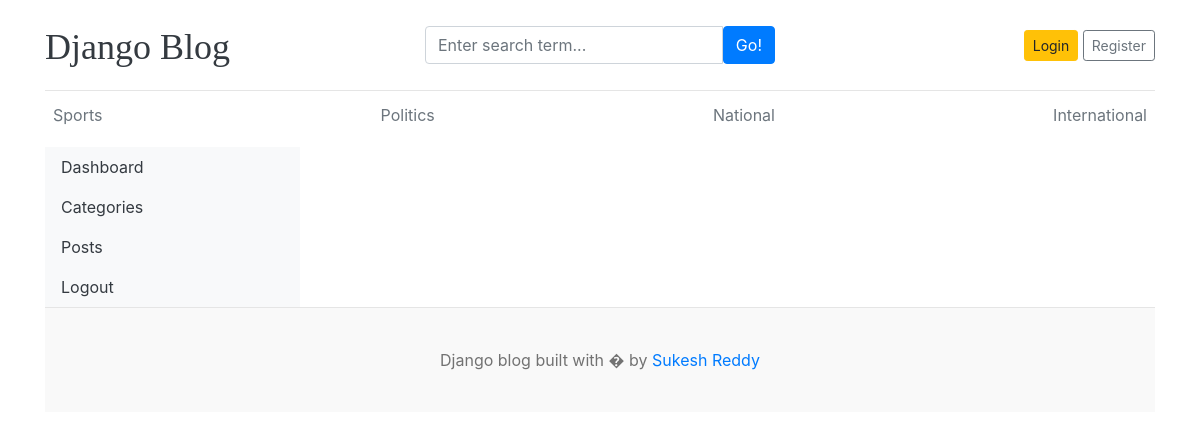
The page /dashboard/users/ on the database its author committed.
### blogs/models.py (models this page shows, shortened)
class Category(models.Model):
    category_name = models.CharField(max_length=50, unique=True)
    created_at = models.DateTimeField(auto_now_add=True)
    updated_at = models.DateTimeField(auto_now = True)
    class Meta:
        verbose_name_plural = 'Categories'

### dashboards/views.py (the view)
# urls.py: path('users/', views.users, name='users'),
def users(request):
    users = User.objects.all()
    context = {
        'users':users,
    }
    return render(request, 'dashboards/users.html', context)

### blogs/context_processors.py (called while the page is built)
def get_categories(request):
    categories = Category.objects.all()
    return dict(categories = categories)

def social_links(request):
    Social = social.objects.all()
    return dict(Social=Social)

### templates/dashboards/users.html (shortened to what this page needs)
{% extends 'base.html' %}
{% block content %}
<div class="row">
    {% include 'dashboards/sidebar.html' %}
</div>
{% endblock %}

### templates/base.html (shortened to what this page needs)
{% load static %}
<!DOCTYPE html>
<html lang="en">
<head>
    <link href="https://getbootstrap.com/docs/4.0/dist/css/bootstrap.min.css" rel="stylesheet">
    <link href="{% static 'css/blog.css' %}" rel="stylesheet">
    <link rel="stylesheet" href="https://cdnjs.cloudflare.com/ajax/libs/font-awesome/4.7.0/css/font-awesome.min.css">
  </head>
<body>
    <div class="container">
      <header class="blog-header py-3">
        <div class="row flex-nowrap justify-content-between align-items-center">
          <div class="col-4 pt-1">
            <a class="blog-header-logo text-dark" href="/">Django Blog</a>
          </div>
          <div class="col-4">
            <form action="{% url 'search' %}" method="get">
              <div class="input-group">
                  <input class="form-control" type="text" name="keyword" placeholder="Enter search term..." aria-label="Enter search term..." aria-describedby="button-search" />
                  <button type="submit" class="btn btn-primary" id="button-search" type="button">Go!</button>
              </div>
            </form>
          </div>
          <div class="col-4 d-flex justify-content-end align-items-center">
            {% if not user.is_authenticated %}
            <a class="btn btn-sm btn-warning" href="{% url 'login' %}">Login</a> &nbsp;
            <a class="btn btn-sm btn-outline-secondary" href="{% url 'register' %}">Register</a>
            {% else %}
            <span><a href="{% url 'dashboard' %}" >Dashboard</a></span>
            &emsp;
            <span><a class="btn btn-sm btn-warning" href="{% url 'logout' %}">Logout</a> </span>
            {%endif%}
          </div>
        </div>
      </header>
      <div class="nav-scroller py-1 mb-2">
        <nav class="nav d-flex justify-content-between">
            {% for i in categories %}
          <a href = "{% url 'posts_by_category' i.id %}" class="p-2 text-muted" href="#">{{i.category_name}}</a>
          {% endfor %}
        </nav>
      </div>
{% block content %}
{% endblock %}
<footer class="blog-footer">
  <p>Django blog built with � by <a href="#">Sukesh Reddy</a></p>
</footer>
</body>
</html>

### blog_main/static/css/blog.css (style rules this page uses)
.blog-header { border-bottom: 1px solid #e5e5e5; }
.blog-header-logo { font-family: "Playfair Display", Georgia, "Times New Roman", serif; font-size: 2.25rem; }
.blog-footer { padding: 2.5rem 0; color: #727272; text-align: center; background-color: #f9f9f9; border-top: .05rem solid #e5e5e5; }
.blog-footer p:last-child { margin-bottom: 0; }

### rows shown on the page
Category: category_name "Sports"
Category: category_name "Politics"
Category: category_name "National"
Category: category_name "International"
